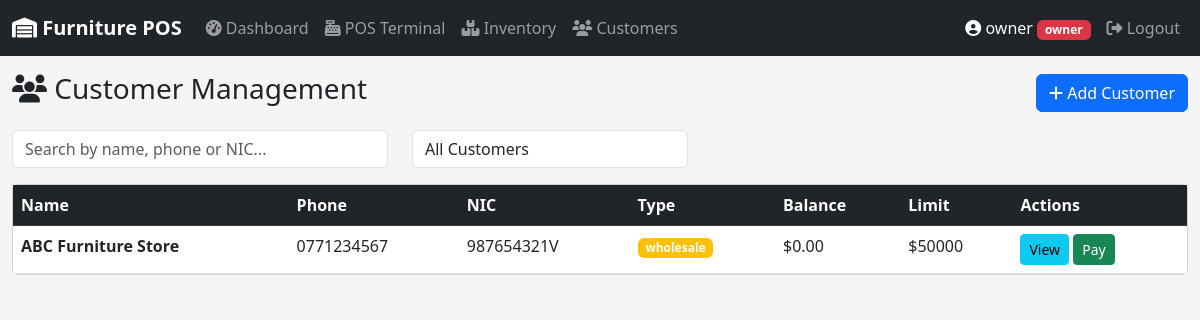
Page /customer/list (signed in) on the committed database.
### app/models/user.py (models this page shows, shortened)
class User(UserMixin, db.Model):
    __tablename__ = 'users'
    id = db.Column(db.Integer, primary_key=True)
    username = db.Column(db.String(50), unique=True, nullable=False)
    email = db.Column(db.String(120), unique=True, nullable=False)
    password_hash = db.Column(db.String(255), nullable=False)
    role = db.Column(db.String(20), default='staff')  # owner, manager, staff
    is_active = db.Column(db.Boolean, default=True)
    created_at = db.Column(db.DateTime, default=datetime.utcnow)
    last_login = db.Column(db.DateTime)
    orders = db.relationship('Order', backref='cashier_rel', lazy=True, foreign_keys='Order.user_id')

### app/models/customer.py (models this page shows, shortened)
class Customer(db.Model):
    __tablename__ = 'customers'
    id = db.Column(db.Integer, primary_key=True)
    name = db.Column(db.String(100), nullable=False)
    phone = db.Column(db.String(20), unique=True, nullable=False)
    email = db.Column(db.String(120))
    address = db.Column(db.Text)
    nic = db.Column(db.String(20))  # National ID Card
    customer_type = db.Column(db.String(20), default='retail')
    balance = db.Column(db.Float, default=0.0)
    credit_limit = db.Column(db.Float, default=5000.0)
    total_purchases = db.Column(db.Float, default=0.0)
    total_paid = db.Column(db.Float, default=0.0)
    is_active = db.Column(db.Boolean, default=True)
    notes = db.Column(db.Text)
    created_at = db.Column(db.DateTime, default=datetime.utcnow)
    updated_at = db.Column(db.DateTime, default=datetime.utcnow, onupdate=datetime.utcnow)
    orders = db.relationship('Order', backref='customer_rel', lazy=True)
    payments = db.relationship('Payment', backref='customer_rel', lazy=True)

### app/routes/customer.py (the view)
@customer_bp.route('/list')
@login_required
def list_customers():
    customers = Customer.query.filter_by(is_active=True).order_by(Customer.customer_type, Customer.name).all()
    return render_template('customer/list.html', customers=customers)

### app/models/user.py (called while the page is built)
@login_manager.user_loader
def load_user(user_id):
    return User.query.get(int(user_id))

### app/templates/customer/list.html (shortened to what this page needs)
{% extends "base.html" %}
{% block content %}
<div class="d-flex justify-content-between align-items-center mb-3">
    <h3><i class="fas fa-users"></i> Customer Management</h3>
    <button class="btn btn-primary" data-bs-toggle="modal" data-bs-target="#addCustomerModal">
        <i class="fas fa-plus"></i> Add Customer
    </button>
</div>
<div class="row mb-3">
    <div class="col-md-4">
        <input type="text" id="custSearch" class="form-control" placeholder="Search by name, phone or NIC..." onkeyup="filterTable()">
    </div>
    <div class="col-md-3">
        <select id="typeFilter" class="form-control" onchange="filterTable()">
            <option value="all">All Customers</option>
        </select>
    </div>
</div>
<div class="card">
    <div class="card-body p-0">
        <div class="table-responsive">
            <table class="table table-hover mb-0" id="custTable">
                <thead class="table-dark">
                    <tr>
                        <th>Name</th>
                        <th>Phone</th>
                        <th>NIC</th>
                        <th>Type</th>
                        <th>Balance</th>
                        <th>Limit</th>
                        <th>Actions</th>
                    </tr>
                </thead>
                <tbody>
                    {% for customer in customers %}
                    <tr>
                        <td><strong>{{ customer.name }}</strong></td>
                        <td>{{ customer.phone }}</td>
                        <td>{{ customer.nic or '-' }}</td>
                        <td><span class="badge bg-{{ 'warning' if customer.customer_type == 'wholesale' else 'info' }}">{{ customer.customer_type }}</span></td>
                        <td class="{{ 'text-danger fw-bold' if customer.balance > 0 }}">${{ "%.2f"|format(customer.balance) }}</td>
                        <td>${{ "%.0f"|format(customer.credit_limit) }}</td>
                        <td>
                            <button class="btn btn-sm btn-info" onclick="viewCustomer({{ customer.id }})">View</button>
                            <button class="btn btn-sm btn-success" onclick="showPayment({{ customer.id }}, '{{ customer.name }}', {{ customer.balance }})">Pay</button>
                        </td>
                    </tr>
                    {% endfor %}
                </tbody>
            </table>
        </div>
    </div>
</div>
{% endblock %}

### app/templates/base.html (shortened to what this page needs)
<!DOCTYPE html>
<html lang="en">
<head>
    <link href="https://cdn.jsdelivr.net/npm/bootstrap@5.3.0/dist/css/bootstrap.min.css" rel="stylesheet">
    <link href="https://cdnjs.cloudflare.com/ajax/libs/font-awesome/6.4.0/css/all.min.css" rel="stylesheet">
</head>
<body>
    <nav class="navbar navbar-expand-lg navbar-dark bg-dark">
        <div class="container-fluid">
            <a class="navbar-brand" href="{{ url_for('pos.dashboard') }}">
                <i class="fas fa-warehouse"></i> Furniture POS
            </a>
            <div class="collapse navbar-collapse" id="navbarNav">
                {% if current_user.is_authenticated %}
                <ul class="navbar-nav me-auto">
                    <li class="nav-item">
                        <a class="nav-link" href="{{ url_for('pos.dashboard') }}">
                            <i class="fas fa-tachometer-alt"></i> Dashboard
                        </a>
                    </li>
                    <li class="nav-item">
                        <a class="nav-link" href="{{ url_for('pos.terminal') }}">
                            <i class="fas fa-cash-register"></i> POS Terminal
                        </a>
                    </li>
                    <li class="nav-item">
                        <a class="nav-link" href="{{ url_for('inventory.manage') }}">
                            <i class="fas fa-boxes"></i> Inventory
                        </a>
                    </li>
                    <li class="nav-item">
                        <a class="nav-link" href="{{ url_for('customer.list_customers') }}">
                            <i class="fas fa-users"></i> Customers
                        </a>
                    </li>
                </ul>
                <ul class="navbar-nav ms-auto">
                    <li class="nav-item">
                        <span class="nav-link text-light">
                            <i class="fas fa-user-circle"></i>
                            {{ current_user.username }}
                            <span class="badge bg-{{ 'danger' if current_user.role == 'owner' else 'info' }}">
                                {{ current_user.role }}
                            </span>
                        </span>
                    </li>
                    <li class="nav-item">
                        <a class="nav-link" href="{{ url_for('auth.logout') }}">
                            <i class="fas fa-sign-out-alt"></i> Logout
                        </a>
                    </li>
                </ul>
                {% endif %}
            </div>
        </div>
    </nav>
    <div class="container-fluid mt-3">
        {% block content %}{% endblock %}
    </div>
</body>
</html>

### app/templates/base.html (style rules this page uses)
body { background: #f5f5f5; }
.navbar-brand { font-weight: bold; }

### rows in the picture
User: username "owner", role "owner"
Customer: name "ABC Furniture Store", phone "0771234567", nic "987654321V", customer_type "wholesale", balance "0.00", credit_limit "50000"
